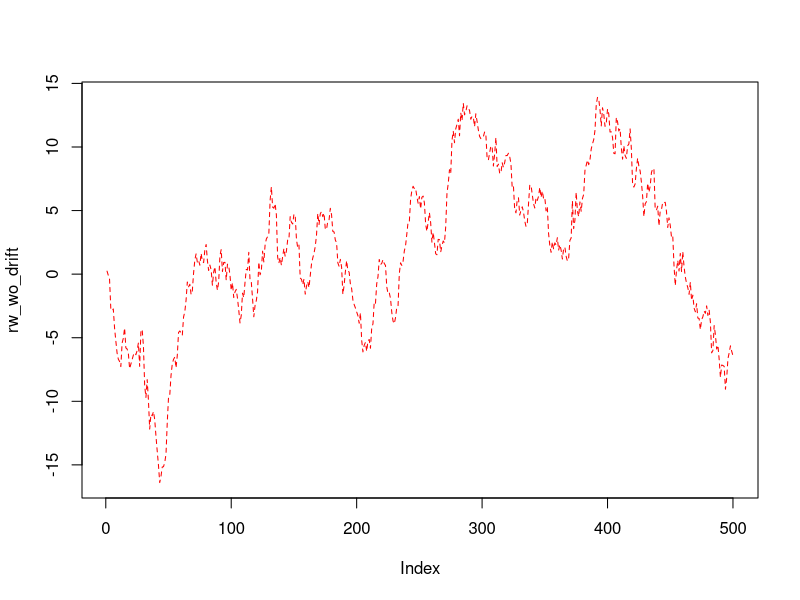
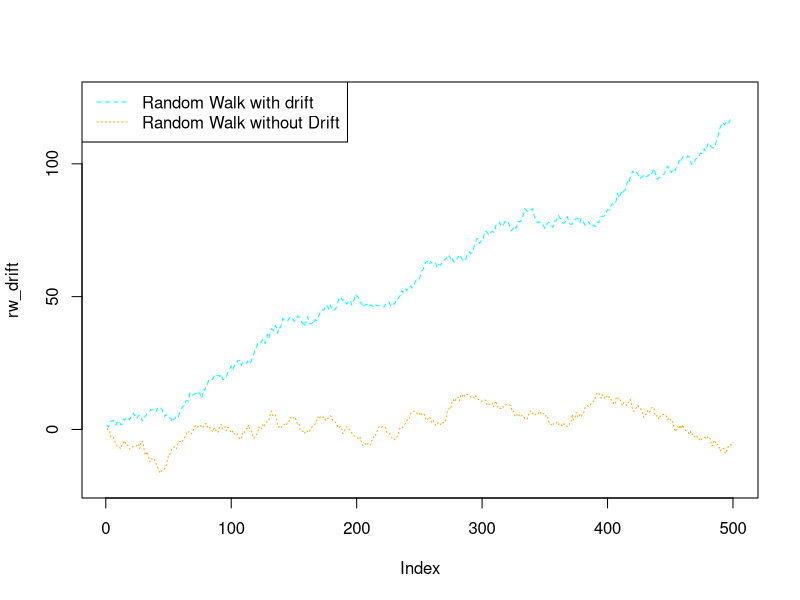

These figures' R source, in order:
## ---- chunk 1
# Solution Exercise 1:
set.seed(111)
wn <- rnorm(500, mean = 0, sd = 1)
rw_wo_drift <- cumsum(wn)
plot(rw_wo_drift, type = "l", lty = "dashed", col = "red")
## ---- chunk 2
# Solution Exercise 2:
wn_drift <- rnorm(500, mean = 0, sd = 1)
rw_drift <- cumsum(wn_drift + 0.2)

plot(rw_drift, type = "l", lty = "dashed", col = "cyan", ylim = c(-20,125))
lines(rw_wo_drift, lty = "dotted", col = "orange")
legend("topleft", 
       legend = c("Random Walk with drift", "Random Walk without Drift"),
       col = c("cyan", "orange"),
       lty = c("dashed", "dotted"))
## ---- chunk 3
# Solution Exercise 3:

Box.test(rw_wo_drift, type = "Box-Pierce")
Box.test(rw_wo_drift, type = "Ljung-Box")

Box.test(rw_drift, type = "Box-Pierce")
Box.test(rw_drift, type = "Ljung-Box")

Box.test(diff(rw_wo_drift), type = "Box-Pierce")
Box.test(diff(rw_wo_drift), type = "Ljung-Box")

# White Noise
